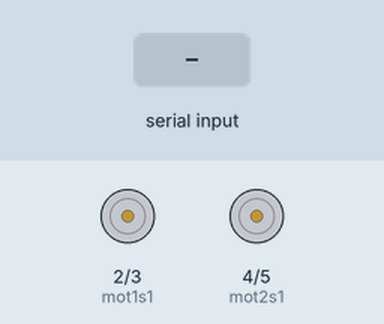
A sketch run on a simulated Arduino Uno, built with avr-gcc and run on an emulated ATmega328P. Shown: motor-driver pin pairs drawn as motors (green arrow = first pin HIGH = forward, orange = second pin HIGH = backward, longer = more drive). Inputs (shaded band) come from the test bench. What the sketch prints to the serial monitor is not drawn.

Above: at 1.2 s.
1.3 s: "F" received over Serial
At 2.5 s:
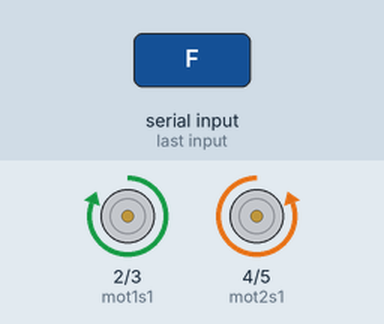
2.8 s: "B" received over Serial
At 3.7 s:
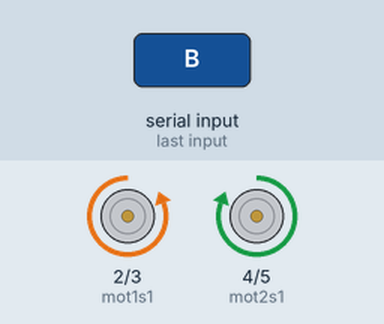
4.3 s: "R" received over Serial
At 4.8 s:
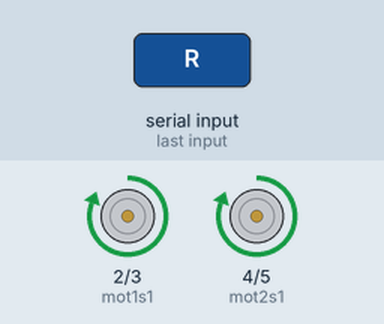
5.8 s: "L" received over Serial
At 7.0 s:
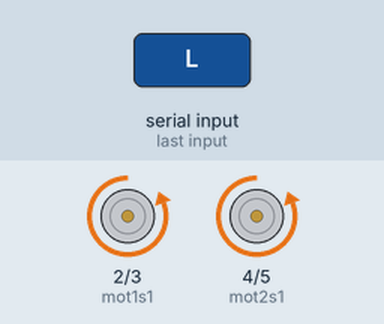
7.3 s: "G" received over Serial
At 8.3 s:
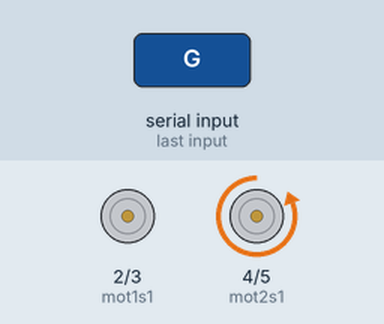
8.8 s: "I" received over Serial
At 9.4 s:
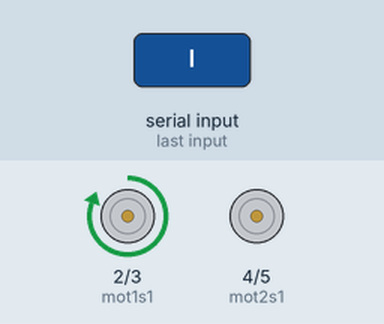
Timing chart, 0 to 11.3 s (numbered marks = the images above; inputs shaded):
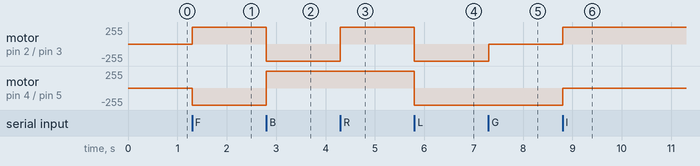

The sketch:

TOUTTERRAIN-arduino_uno.ino
```cpp
const int mot1s1=2;
const int mot1s2=3;
const int mot2s1=4;
const int mot2s2=5;
char a9ra ;


char command;
char X;

void setup() {
  pinMode(mot1s1,OUTPUT);
  pinMode(mot1s2,OUTPUT);
  pinMode(mot2s1,OUTPUT);
  pinMode(mot2s2,OUTPUT);
  Serial.begin(9600);
  STOP();
  Serial.println("achref ");
}

void RIGHT() {
 digitalWrite(mot1s1,1);
  digitalWrite(mot1s2,0);
  digitalWrite(mot2s2,0);
  digitalWrite(mot2s1,1);

}

void LEFT() {
  digitalWrite(mot1s1,0);
  digitalWrite(mot1s2,1);
  digitalWrite(mot2s2,1);
  digitalWrite(mot2s1,0);

}

void BACK() {
   digitalWrite(mot1s1,0);
  digitalWrite(mot1s2,1);
  digitalWrite(mot2s2,0);
  digitalWrite(mot2s1,1);
}

void FWD() {
   digitalWrite(mot1s1,1);
  digitalWrite(mot1s2,0);
  digitalWrite(mot2s2,1);
  digitalWrite(mot2s1,0);
}

void UP_RIGHT() {
 digitalWrite(mot1s1,1);
  digitalWrite(mot1s2,0);
  digitalWrite(mot2s2,0);
  digitalWrite(mot2s1,0);
}

void DOWN_LEFT() {
   digitalWrite(mot1s1,0);
  digitalWrite(mot1s2,1);
  digitalWrite(mot2s2,0);
  digitalWrite(mot2s1,0);
}

void DOWN_RIGHT() {
   digitalWrite(mot1s1,0);
  digitalWrite(mot1s2,0);
  digitalWrite(mot2s2,0);
  digitalWrite(mot2s1,1);
}

void UP_LEFT() {
   digitalWrite(mot1s1,0);
  digitalWrite(mot1s2,0);
  digitalWrite(mot2s2,1);
  digitalWrite(mot2s1,0);
}

void STOP() {
   digitalWrite(mot1s1,0);
  digitalWrite(mot1s2,0);
  digitalWrite(mot2s2,0);
  digitalWrite(mot2s1,0);
}

void loop() {
  while (Serial.available()) {
    command = Serial.read();
    sou9(command);
  }

}
void sou9(char X){
      if (command == 'F') {
        FWD();

    } else if (command == 'B') {
        BACK();
    } else if (command == 'R') {
        RIGHT();
    } else if (command == 'L') {
        LEFT();
    } else if (command == 'G') {
        UP_LEFT();
    } else if (command == 'I') {
        UP_RIGHT();
    } else if (command == 'H') {
        DOWN_LEFT();
    } else if (command == 'J') {
        DOWN_RIGHT();
    } else {
        STOP();
    }
  }
```

Measured:
- after the input at 1.3 s, motor on pin 2 (mot1s1) / pin 3 (mot1s2): stopped → forward 255/255 at once; motor on pin 4 (mot2s1) / pin 5 (mot2s2): stopped → backward 255/255 at once
- after the input at 2.8 s, motor on pin 2 (mot1s1) / pin 3 (mot1s2): forward 255/255 → backward 255/255 at once; motor on pin 4 (mot2s1) / pin 5 (mot2s2): backward 255/255 → forward 255/255 at once
- after the input at 4.3 s, motor on pin 2 (mot1s1) / pin 3 (mot1s2): backward 255/255 → forward 255/255 at once
- after the input at 5.8 s, motor on pin 2 (mot1s1) / pin 3 (mot1s2), motor on pin 4 (mot2s1) / pin 5 (mot2s2): forward 255/255 → backward 255/255 at once
- after the input at 7.3 s, motor on pin 2 (mot1s1) / pin 3 (mot1s2): backward 255/255 → stopped at once
- after the input at 8.8 s, motor on pin 2 (mot1s1) / pin 3 (mot1s2): stopped → forward 255/255 at once; motor on pin 4 (mot2s1) / pin 5 (mot2s2): backward 255/255 → stopped at once
